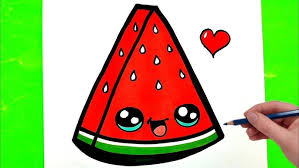
%> input picture image.jpeg, 299 x 168 px
$ octave homework_3.m   (GNU Octave 9; MATLAB toolbox functions it lacks are replaced by stand-ins)
%> lines starting %> are read from the running program, lines starting %| are printed output that depends on the picture
I = imread('image.jpeg');
%> I is the input picture: size 168x299x3 uint8; mean R, G, B 169.9, 177.4, 116.1

scale_factor = 1.5;
tx = 50;
ty = 30;

I_scale_builtin = imresize(I, scale_factor, 'bilinear');
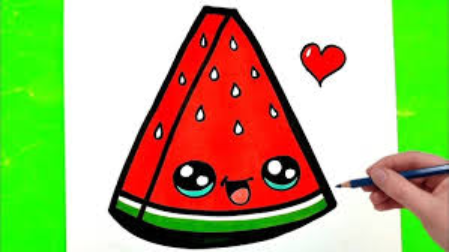
%> I_scale_builtin: size 252x449x3 uint8; mean R, G, B 169.9, 177.4, 116.1

T_scale_matrix = [scale_factor  0              0;
                  0             scale_factor   0;
                  0             0              1];
tform_scale = affine2d(T_scale_matrix');
R_orig = imref2d(size(I));
output_size = size(I_scale_builtin);
%> output_size = [252 449 3]
R_scale = imref2d(output_size, R_orig.XWorldLimits, R_orig.YWorldLimits);

I_scale_custom = imwarp(I, tform_scale, 'OutputView', R_scale, 'Interp', 'bilinear');
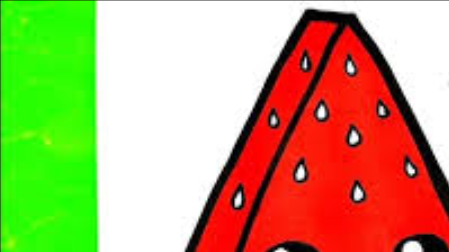
%> I_scale_custom: size 252x449x3 uint8; mean R, G, B 186.1, 166.7, 110.8


I_trans_builtin = imtranslate(I, [tx, ty], 'OutputView', 'same', 'FillValues', 0);
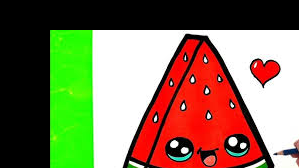
%> I_trans_builtin: size 168x299x3 uint8; mean R, G, B 129.1, 114.9, 83.9


T_trans_matrix = [1  0  0;
                  0  1  0;
                  tx ty 1];
%> (the run ends here)

$ run again, with rgb.png saved as image.jpeg
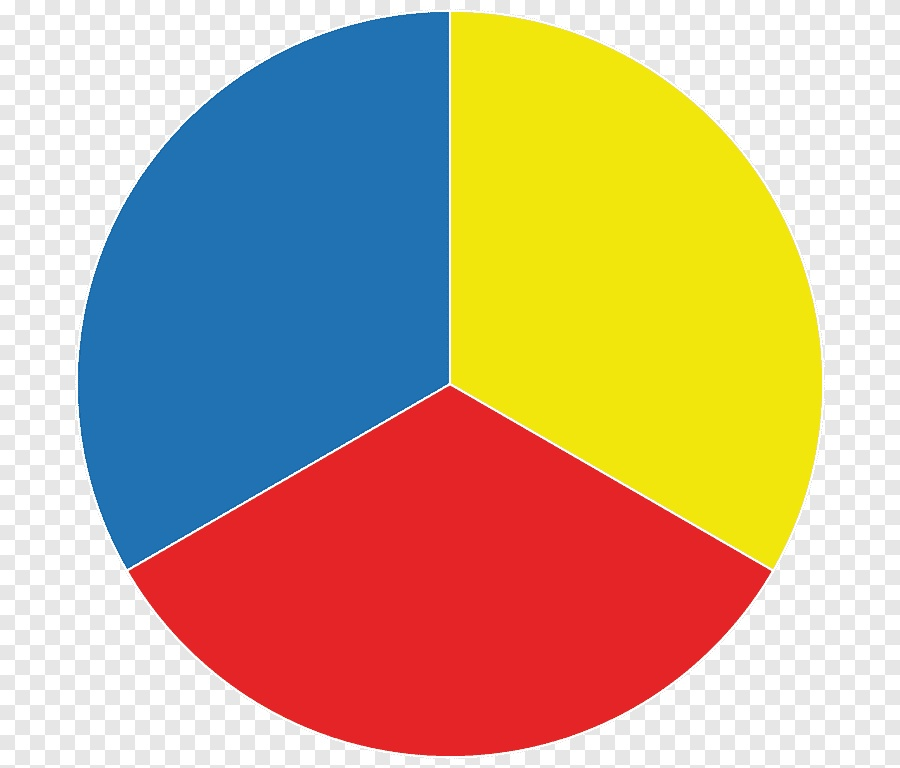
%> input picture rgb.png, 900 x 768 px
%> I is the input picture: size 768x900x3 uint8; mean R, G, B 195.6, 170.2, 138.7
%> `I_scale_custom = imwarp(I, tform_scale, 'OutputView', R_scale, 'Interp..`:
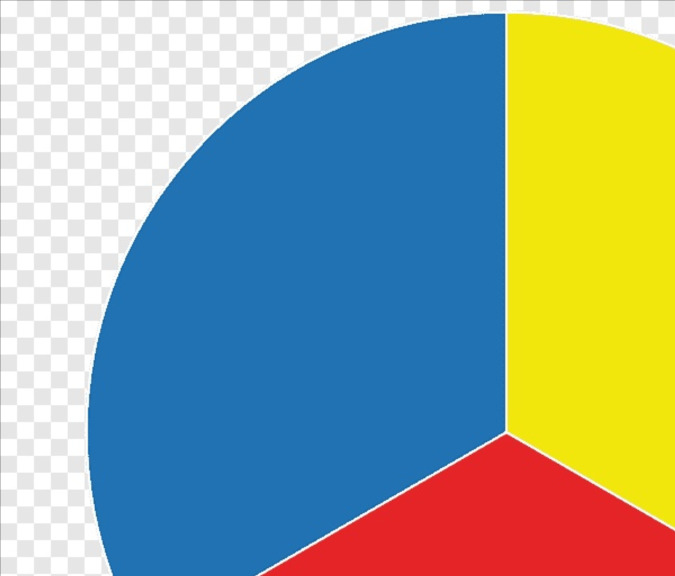
%> I_scale_custom: size 1152x1350x3 uint8 (shown at 1/2 size); mean R, G, B 144.9, 163.6, 150.7
%> `I_trans_builtin = imtranslate(I, [tx, ty], 'OutputView', 'same', 'Fill..`:
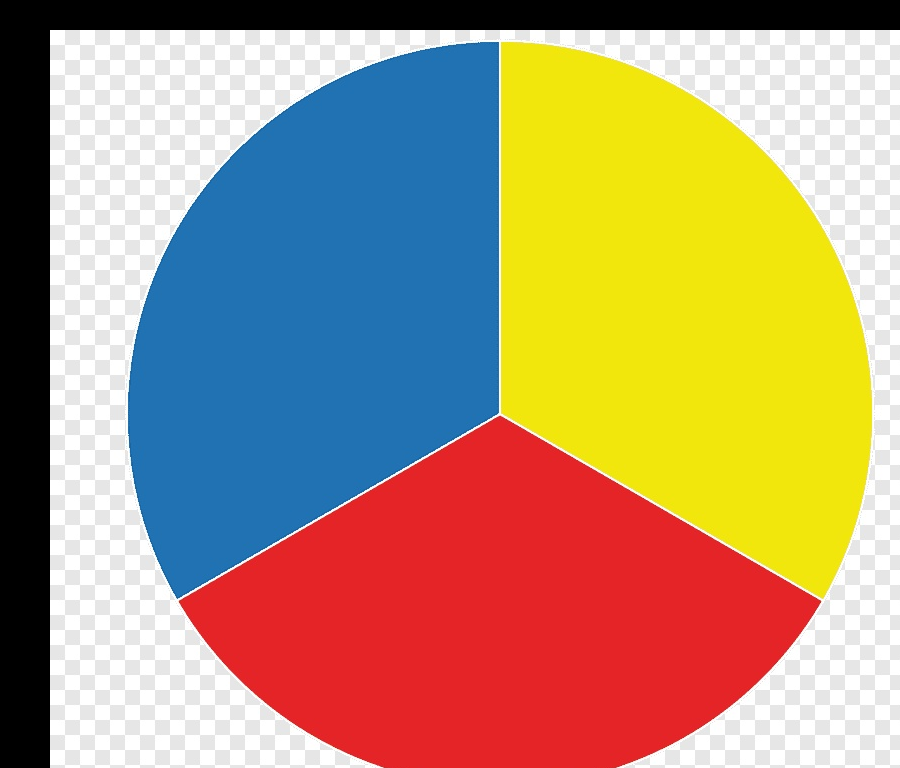
%> I_trans_builtin: size 768x900x3 uint8; mean R, G, B 173.2, 148.7, 117.1
